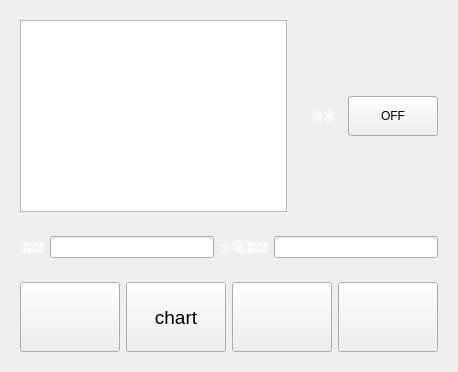
     <widget class="QWidget" name="page_soil">
      <property name="styleSheet">
       <string notr="true">#page_soil{
		border-image: url(:/image/soil.jpg)
}</string>
      </property>
      <layout class="QGridLayout" name="gridLayout_4">
       <item row="0" column="0">
        <widget class="QStackedWidget" name="sw_charts_soil">
         <property name="styleSheet">
          <string notr="true">#page_temp{
		border-image: url(:/image/soil.jpg)
}
#page_mois{
		border-image: url(:/image/soil.jpg)
}</string>
         </property>
         <widget class="QWidget" name="page_temp">
          <property name="maximumSize">
           <size>
            <width>1000</width>
            <height>700</height>
           </size>
          </property>
          <property name="styleSheet">
           <string notr="true">border-image: url(:/image/soil.jpg)</string>
          </property>
          <layout class="QGridLayout" name="gridLayout_15">
           <item row="0" column="0">
            <widget class="QtCharts::QChartView" name="chart_temp"/>
           </item>
          </layout>
         </widget>
         <widget class="QWidget" name="page_mois">
          <property name="maximumSize">
           <size>
            <width>1000</width>
            <height>700</height>
           </size>
          </property>
          <property name="styleSheet">
           <string notr="true">border-image: url(:/image/soil.jpg)</string>
          </property>
          <layout class="QGridLayout" name="gridLayout_16">
           <item row="0" column="0">
            <widget class="QtCharts::QChartView" name="chart_mois"/>
           </item>
          </layout>
         </widget>
        </widget>
       </item>
       <item row="0" column="1">
        <widget class="QWidget" name="widget_4" native="true">
         <layout class="QGridLayout" name="gridLayout_2">
          <item row="0" column="1">
           <widget class="QPushButton" name="btn_water_on">
            <property name="sizePolicy">
             <sizepolicy hsizetype="Fixed" vsizetype="Fixed">
              <horstretch>0</horstretch>
              <verstretch>0</verstretch>
             </sizepolicy>
            </property>
            <property name="minimumSize">
             <size>
              <width>90</width>
              <height>40</height>
             </size>
            </property>
            <property name="text">
             <string>OFF</string>
            </property>
            <property name="checkable">
             <bool>true</bool>
            </property>
           </widget>
          </item>
          <item row="0" column="0">
           <widget class="QLabel" name="label_4">
            <property name="layoutDirection">
             <enum>Qt::LeftToRight</enum>
            </property>
            <property name="styleSheet">
             <string notr="true">color: rgb(255, 255, 255);</string>
            </property>
            <property name="text">
             <string>浇水  </string>
            </property>
            <property name="alignment">
             <set>Qt::AlignRight|Qt::AlignTrailing|Qt::AlignVCenter</set>
            </property>
           </widget>
          </item>
         </layout>
        </widget>
       </item>
       <item row="2" column="0" colspan="2">
        <widget class="QWidget" name="widget_12" native="true">
         <layout class="QHBoxLayout" name="horizontalLayout_6">
          <item>
           <widget class="QToolButton" name="soil_pre">
            <property name="minimumSize">
             <size>
              <width>100</width>
              <height>70</height>
             </size>
            </property>
            <property name="maximumSize">
             <size>
              <width>100</width>
              <height>16777215</height>
             </size>
            </property>
            <property name="font">
             <font>
              <pointsize>14</pointsize>
             </font>
            </property>
            <property name="styleSheet">
             <string notr="true"/>
            </property>
            <property name="text">
             <string/>
            </property>
            <property name="icon">
             <iconset resource="res.qrc">
              <normaloff>:/image/左翻页细.png</normaloff>:/image/左翻页细.png</iconset>
            </property>
            <property name="iconSize">
             <size>
              <width>46</width>
              <height>46</height>
             </size>
            </property>
            <property name="checkable">
             <bool>false</bool>
            </property>
            <property name="toolButtonStyle">
             <enum>Qt::ToolButtonIconOnly</enum>
            </property>
           </widget>
          </item>
          <item>
           <widget class="QToolButton" name="chart_soil_pre">
            <property name="minimumSize">
             <size>
              <width>100</width>
              <height>70</height>
             </size>
            </property>
            <property name="maximumSize">
             <size>
              <width>100</width>
              <height>16777215</height>
             </size>
            </property>
            <property name="font">
             <font>
              <pointsize>14</pointsize>
             </font>
            </property>
            <property name="styleSheet">
             <string notr="true"/>
            </property>
            <property name="text">
             <string>chart</string>
            </property>
            <property name="icon">
             <iconset resource="res.qrc">
              <normaloff>:/image/左翻页.png</normaloff>:/image/左翻页.png</iconset>
            </property>
            <property name="iconSize">
             <size>
              <width>46</width>
              <height>46</height>
             </size>
            </property>
            <property name="checkable">
             <bool>false</bool>
            </property>
            <property name="toolButtonStyle">
             <enum>Qt::ToolButtonIconOnly</enum>
            </property>
           </widget>
          </item>
          <item>
           <widget class="QToolButton" name="chart_soil_next">
            <property name="minimumSize">
             <size>
              <width>100</width>
              <height>70</height>
             </size>
            </property>
            <property name="maximumSize">
             <size>
              <width>100</width>
              <height>16777215</height>
             </size>
            </property>
            <property name="font">
             <font>
              <pointsize>14</pointsize>
             </font>
            </property>
            <property name="styleSheet">
             <string notr="true"/>
            </property>
            <property name="text">
             <string/>
            </property>
            <property name="icon">
             <iconset resource="res.qrc">
              <normaloff>:/image/右翻页.png</normaloff>:/image/右翻页.png</iconset>
            </property>
            <property name="iconSize">
             <size>
              <width>46</width>
              <height>46</height>
             </size>
            </property>
            <property name="checkable">
             <bool>false</bool>
            </property>
            <property name="toolButtonStyle">
             <enum>Qt::ToolButtonIconOnly</enum>
            </property>
           </widget>
          </item>
          <item>
           <widget class="QToolButton" name="soil_next">
            <property name="minimumSize">
             <size>
              <width>100</width>
              <height>70</height>
             </size>
            </property>
            <property name="maximumSize">
             <size>
              <width>100</width>
              <height>16777215</height>
             </size>
            </property>
            <property name="font">
             <font>
              <pointsize>14</pointsize>
             </font>
            </property>
            <property name="styleSheet">
             <string notr="true"/>
            </property>
            <property name="text">
             <string/>
            </property>
            <property name="icon">
             <iconset resource="res.qrc">
              <normaloff>:/image/右翻页细.png</normaloff>:/image/右翻页细.png</iconset>
            </property>
            <property name="iconSize">
             <size>
              <width>46</width>
              <height>46</height>
             </size>
            </property>
            <property name="checkable">
             <bool>false</bool>
            </property>
            <property name="toolButtonStyle">
             <enum>Qt::ToolButtonIconOnly</enum>
            </property>
           </widget>
          </item>
         </layout>
        </widget>
       </item>
       <item row="1" column="0" colspan="2">
        <widget class="QWidget" name="widget_6" native="true">
         <layout class="QHBoxLayout" name="horizontalLayout_5">
          <item>
           <widget class="QLabel" name="lb_soil_temp">
            <property name="styleSheet">
             <string notr="true">color: rgb(255, 255, 255);</string>
            </property>
            <property name="text">
             <string>温度</string>
            </property>
            <property name="alignment">
             <set>Qt::AlignRight|Qt::AlignTrailing|Qt::AlignVCenter</set>
            </property>
           </widget>
          </item>
          <item>
           <widget class="QLineEdit" name="le_soil_temp"/>
          </item>
          <item>
           <widget class="QLabel" name="lb_soil_mois">
            <property name="styleSheet">
             <string notr="true">color: rgb(255, 255, 255);</string>
            </property>
            <property name="text">
             <string>土壤湿度</string>
            </property>
            <property name="alignment">
             <set>Qt::AlignRight|Qt::AlignTrailing|Qt::AlignVCenter</set>
            </property>
           </widget>
          </item>
          <item>
           <widget class="QLineEdit" name="le_soil_mois"/>
          </item>
         </layout>
        </widget>
       </item>
      </layout>
     </widget>
